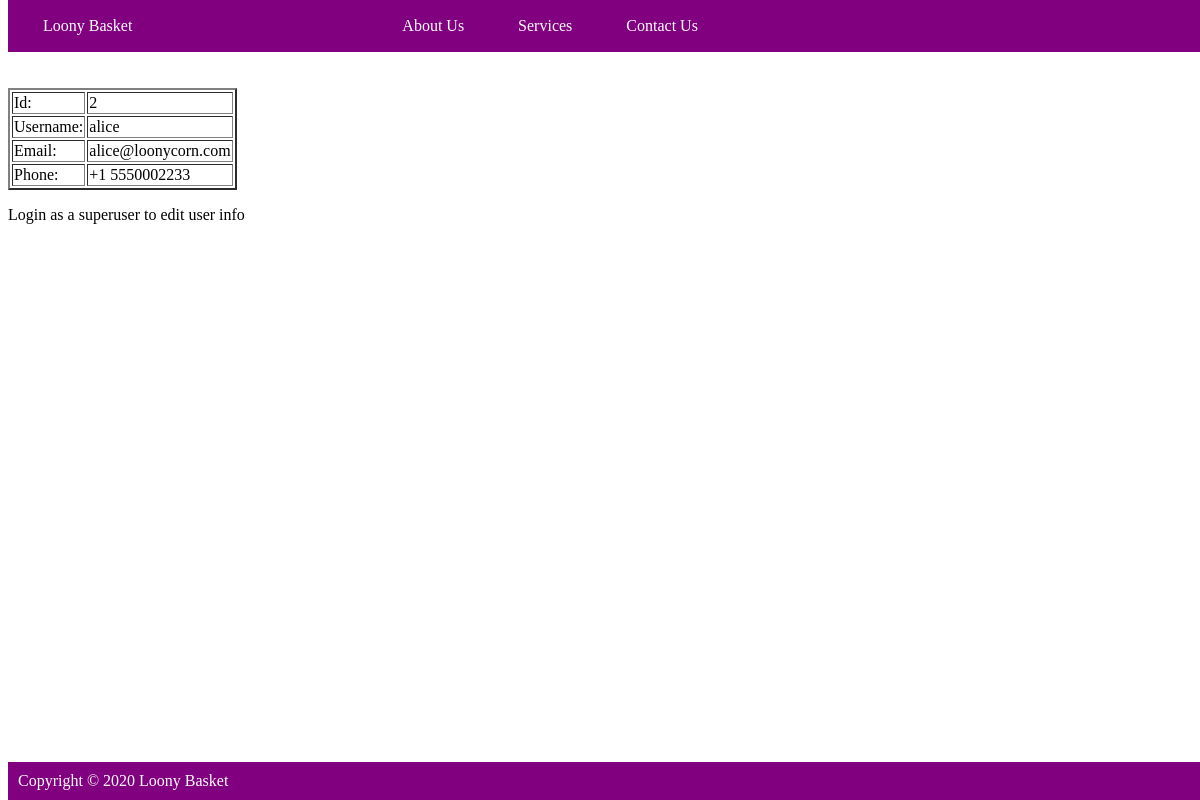
The page /userdetail/2/ on the database its author committed.
### groceries_app/models.py (models this page shows, shortened)
class RegisteredUser(models.Model):
    name = models.CharField(max_length=100)
    emailid = models.CharField(max_length=100)
    phoneNum = models.CharField(blank=True, null=True, max_length = 20)
    password = models.CharField(max_length=30)
    profilePic = models.ImageField(upload_to='profile_pics',
                                   default="default.jpeg")

### groceries_app/views.py (the view)
class UserDetailView(DetailView):
    model = RegisteredUser

### groceries_app/templates/user_detail.html (shortened to what this page needs)
{% extends "base.html" %}
    {% block content %}
    	<table border="2">
    		<tr>
    			<td>Id:</td><td>{{ object.id }}</td>
    		</tr>
    		<tr>
    			<td>Username:</td><td>{{ object.name }}</td>
    		</tr>
    		<tr>
    			<td>Email:</td><td>{{ object.emailid }}</td>
    		</tr>
    		<tr>
    			<td>Phone:</td><td>{{ object.phoneNum }}</td>
    		</tr>
    	</table>
        {% if request.user.is_superuser %}
			<br>
            <a href="{% url 'userupdate' object.id %}"> Update</a>
		    <a href="{% url 'userdelete' object.id %}"> Delete</a>
        {% else %}
            <p>Login as a superuser to edit user info</p>
        {% endif %}
    {% endblock %}

### groceries_app/templates/base.html (style rules this page uses)
body { padding-top: 80px; padding-bottom: 80px; }

### rows shown on the page
RegisteredUser: id "2", name "alice", emailid "alice@loonycorn.com", phoneNum "+1 5550002233"
